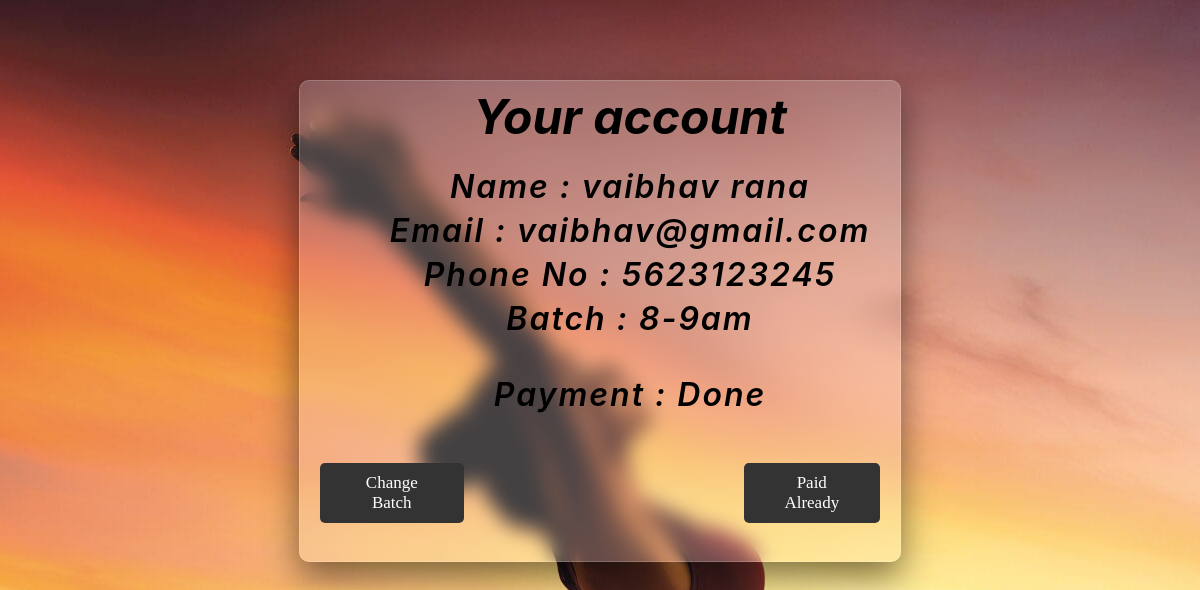
The page /profile/ (signed in) on the database its author committed.
### yogaApp/models.py (models this page shows, shortened)
class Customer(models.Model):
    name=models.CharField(max_length=50)
    phone=models.CharField(max_length=15)
    email=models.EmailField()
    password=models.CharField(max_length=500)
    age=models.IntegerField()
    batch=models.CharField(max_length=10,null=True)
    @staticmethod
    def get_user_by_email(email):
        try:
            return Customer.objects.get(email=email) # return one object only
        except:
            return False

### yogaApp/views.py (the view)
# urls.py: path('profile/', Profile,name="profile"),
def Profile(request):
    if request.session.get('customer_id'):
        cid=request.session.get('customer_id')
        email=request.session.get('customer_email')
        user=Customer.get_user_by_email(email=email)
        print(user.id)
        pay=Payment.get_payment_by_id(user.id)
        if pay:
            print(pay)
            transaction=pay[0].payment_date
            today = datetime.datetime.now()
            month = today.month
            transMonth=transaction.month
            flag=False
            if month==transMonth:
                flag=True
        else:
            flag=False
        return render(request,'profile.html',{"users":user,"flag":flag})
    else:
        return redirect('login')

### yogaApp/models.py (called while the page is built)
    @staticmethod
    def get_payment_by_id(c_id):
            return Payment.objects.filter(id=c_id).order_by('-payment_date') # return one object only

### yogaApp/templates/profile.html (shortened to what this page needs)
<!DOCTYPE html>
<html lang="en">
<head>
    <link rel="stylesheet" href="../static/css/index.css">
    <link rel="stylesheet" href="../static/css/home.css">
</head>
<body id="pbody" style="background-image: url(../static/images/back.jpg);">
    <section >
        <div class="profile-card">
            <p>Your account</p>
            <center>
                <div class="detail">
                    <br>
                    <center>
                        <p> Name : {{users.name}}<br> </p>
                    </center>
                    <center>
                        <p>Email : {{users.email}}<br> </p>
                    </center>
                    <center>
                        <p>Phone No : {{users.phone}}<br></P>
                    </center>
                    <center>
                        <p>Batch : {{users.batch}}<br><br></p>
                    </center>
                    {% if flag %}
                    <center>
                        <p>Payment : Done<br><br></p>
                    </center>
                    {% else %}
                    <center>
                        <p>Payment : Pending <br><br></p>
                    </center>
                    {% endif %}
                </div>
                <div class="Profile_buttons">
                <div class="popup-link btn1">
                    <a href="#popup">Change Batch</a>
                </div>
                {% if flag %}
                <div class="popup-link btn2">
                    <a href="#"  >Paid Already</a>
                </div>
                {% else %}
                <div class="popup-link btn2">
                    <a href="#popup1" disable >Pay now</a>
                </div>
                {% endif %}
            </div>
            </center>
            <br>
        </div>
    </section>
</body>
</html>

### yogaApp/static/css/index.css (style rules this page uses)
p { color: rgb(126, 124, 124); margin-top: 2%; font-weight: 600; font-family: system-ui, -apple-system, BlinkMacSystemFont, 'Segoe UI', Roboto, Oxygen, Ubuntu, Cantarell, 'Open Sans', 'Helvetica Neue', sans-serif; font-style: italic; font-size: 1rem; margin-left: 5vw; }
a:link { color: rgb(94, 17, 182); }
#pbody { background-repeat: space; }
.profile-card { margin-top: 10vh; border: 1px solid white; border-radius: 15px; width: 50vw; height: auto; background: rgba(255, 255, 255, 0.2); box-shadow: 0 8px 32px 0 rgba(31, 38, 135, 0.37); backdrop-filter: blur(4px); -webkit-backdrop-filter: blur(4px); border-radius: 10px; border: 1px solid rgba(255, 255, 255, 0.18); backdrop-filter: blur(10px); margin-left: auto; margin-right: auto; position: relative; box-shadow: 0 15px 35px rgba(0, 0, 0, 0.5); color: black; z-index: 1; }
.profile-card p { text-align: center; color: black; font-family: -apple-system, BlinkMacSystemFont, 'Segoe UI', Roboto, Oxygen, Ubuntu, Cantarell, 'Open Sans', 'Helvetica Neue', sans-serif; font-size: 3rem; font-weight: bold; line-height: 100%; }
.detail p { letter-spacing: 2px; font-size: 2rem; font-weight: 600; color: black; }
.detail { margin-left: 0%; }
.popup-link { display: flex; flex-wrap: wrap; }
.popup-link a { background: #333; color: #fff; padding: 10px 30px; border-radius: 5px; font-size: 17px; cursor: pointer; margin: 20px; text-decoration: none; }
.Profile_buttons { display: flex; flex-direction: row; }
.Profile_buttons .btn2 { margin-left: 20vw; }

### yogaApp/static/css/home.css (style rules this page uses)
* { padding: 0px; margin: 0px; }
p { font-size: 1.5em; align-self: center; }

### rows shown on the page
Customer: name "vaibhav rana", email "vaibhav@gmail.com", phone "5623123245", batch "8-9am"
